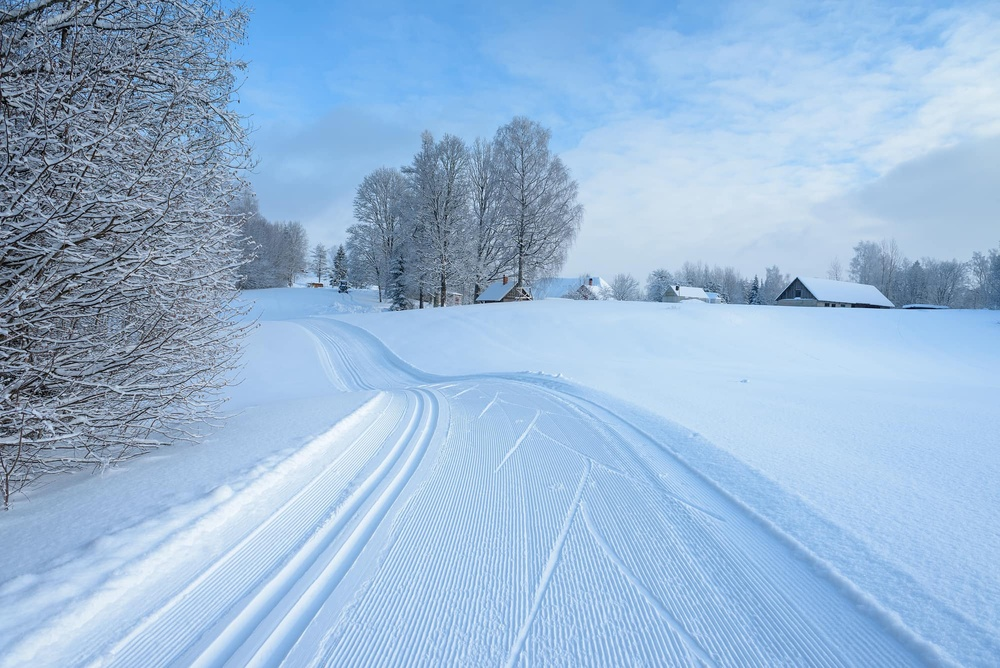
#> input picture Python/Assignment5/snow.jpeg, 1000 x 668 px, shrunk from 2000 x 1335 before the run, found by its file name
$ python otsu_snow.py
#> lines starting #> are read from the running program, lines starting #| are printed output that depends on the picture; after the words box and inside, x2 and y2 are one past the last pixel; in counts of white or black regions, pixels touching at a corner belong together; long printed decimals are rounded
import cv2
import numpy as np
import matplotlib.pyplot as plt


def otsu_thresholding(image):
    hist, bins = np.histogram(image.flatten(), 256, [0, 256])
    total_pixels = image.size

    current_max, threshold = 0, 0
    probability = hist / total_pixels
    mean_global = np.sum(np.arange(256) * probability)
    sum_all = np.dot(np.arange(256), hist)
    sumT = 0
    prob1 = 0

    between_class_variance_matrix = np.zeros(256)

    for i in range(256):
        prob1 += hist[i] / total_pixels
        if prob1 == 0:
            continue
        prob2 = 1 - prob1
        if prob2 == 0:
            break

        sumT += i * hist[i]

        meanA = sumT / (prob1 * total_pixels)
        meanB = (sum_all - sumT) / (prob2 * total_pixels)

        between_class_variance = prob1 * prob2 * (meanA - meanB) ** 2

        between_class_variance_matrix[i] = between_class_variance

        if between_class_variance > current_max:
            current_max = between_class_variance
            threshold = i

    global_variance = np.sum(((np.arange(256) - mean_global) ** 2) * probability)
    efficiency = current_max / global_variance
    print(f"Efficiency: {efficiency}")
    binary_image = (image > threshold).astype(np.uint8) * 255

    return threshold, binary_image, hist, current_max, between_class_variance_matrix, efficiency


def process_image(image_path):
#> called with image_path = './Assignment5/snow.jpeg'
    image = cv2.imread(image_path)
#> image is the input picture: shape (668, 1000, 3); mean B, G, R 214.5, 183.2, 152.4
    image_rgb = cv2.cvtColor(image, cv2.COLOR_BGR2RGB)
    color_planes = ['Red', 'Green', 'Blue']
    channels = cv2.split(image_rgb)

    fig, axs = plt.subplots(3, 6, figsize=(20, 10))

    for i, (channel, color) in enumerate(zip(channels, color_planes)):
        threshold, binary_image, hist, var_between, between_class_variance_matrix, efficiency = otsu_thresholding(
            channel)

        axs[i, 0].imshow(channel, cmap='gray')
        axs[i, 0].set_title(f'Original {color} Plane')
        axs[i, 0].axis('off')

        axs[i, 1].hist(channel.ravel(), bins=256, range=[
                       0, 256], color=color.lower())
        axs[i, 1].axvline(threshold, color=color.lower(), linestyle='dashed')
        axs[i, 1].set_title(f'Histogram of {color} Plane')

        axs[i, 2].imshow(binary_image, cmap='gray')
        axs[i, 2].set_title(f'Otsu Thresholded {color} Plane (T={threshold})')
        axs[i, 2].axis('off')

        axs[i, 3].hist(binary_image.ravel(), bins=256,
                       range=[0, 256], color=color.lower())
        axs[i, 3].set_title(f'Pixel Intensity Distribution of {color} Plane')

        axs[i, 4].plot(range(256), between_class_variance_matrix,
                       color=color.lower())
        axs[i, 4].set_title(f'Between-Class Variance ({color} Plane)')
        axs[i, 4].set_xlabel('Threshold')
        axs[i, 4].set_ylabel('Variance')
        axs[i, 4].axvline(threshold, color=color.lower(),
                          linestyle='dashed', label=f'k* = {threshold}')
        axs[i, 4].legend()

        axs[i, 5].axis('off')
        axs[i, 5].text(0.5, 0.5,
                    f'{color} Plane:\n'
                    f'k* = {threshold}\n'
                    f'σB² = {var_between:.6f}\n'
                    f'Efficiency = {efficiency:.6f}\n',
                    ha='center', va='center', fontsize=10, wrap=True)
#> this loop made 3 passes
#> (color, threshold, mean_global in otsu_thresholding, sum_all in otsu_thresholding, global_variance in otsu_thresholding, efficiency, var_between) on passes 1 to 3: ('Red', 145, 152.4, 101804226, 1409.4, 0.643, 905.9), ('Green', 156, 183.2, 122346316, 1524.2, 0.692, 1054.5), ('Blue', 184, 214.5, 143315222, 1835.7, 0.784, 1440)
#| Efficiency: 0.6427
#| Efficiency: 0.6918
#| Efficiency: 0.7844
#> pass 1, in otsu_thresholding, `binary_image = (image > threshold).astype(np.uint8) * 255`:
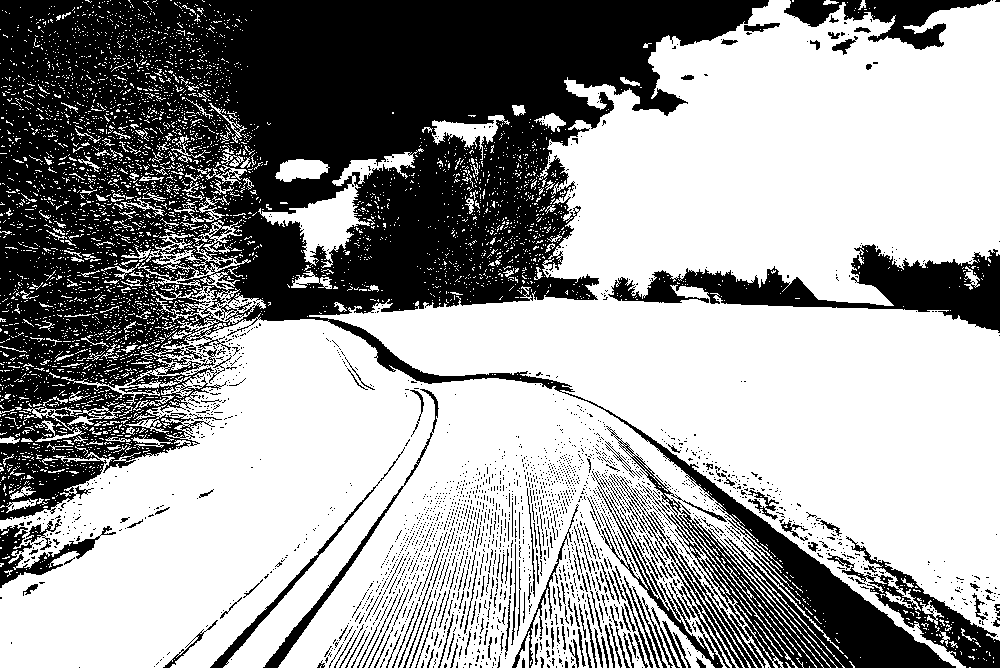
#> binary_image: shape (668, 1000); 61.2% white; 2296 black regions (2086 under 20 px), largest, box (x1, y1, x2, y2) and area: (0, 0, 956, 668) 210363, (608, 244, 1000, 333) 12126, (827, 536, 1000, 668) 4660
#> pass 2, in otsu_thresholding (call 2), `binary_image = (image > threshold).astype(np.uint8) * 255`:
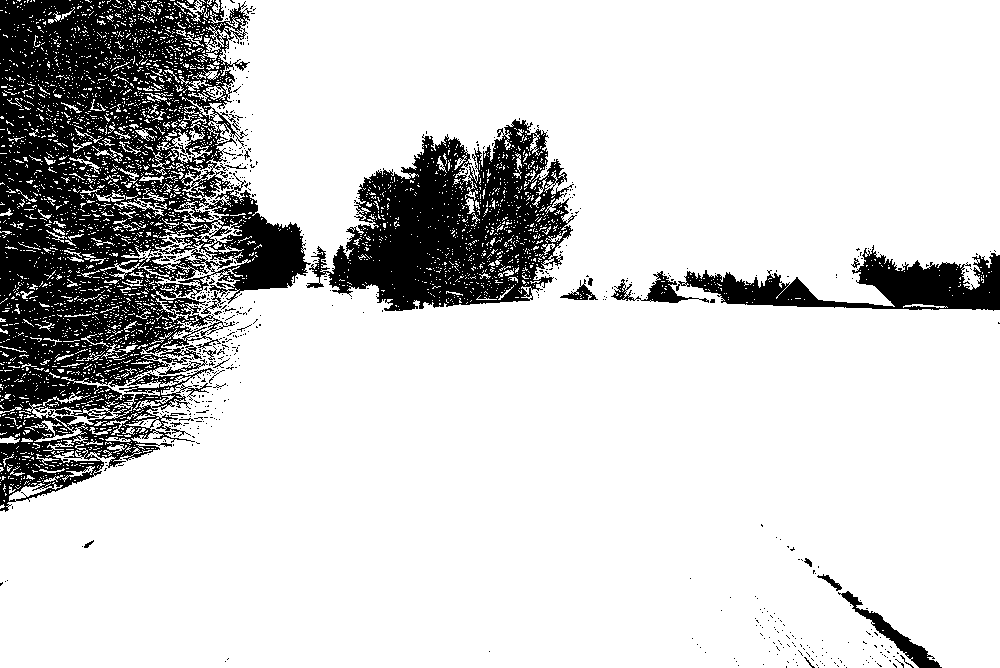
#> binary_image: shape (668, 1000); 81.7% white; 588 black regions (562 under 20 px), largest, box (x1, y1, x2, y2) and area: (0, 0, 311, 512) 81264, (306, 119, 577, 311) 27173, (676, 245, 1000, 311) 8710
#> pass 3, in otsu_thresholding (call 3), `binary_image = (image > threshold).astype(np.uint8) * 255`:
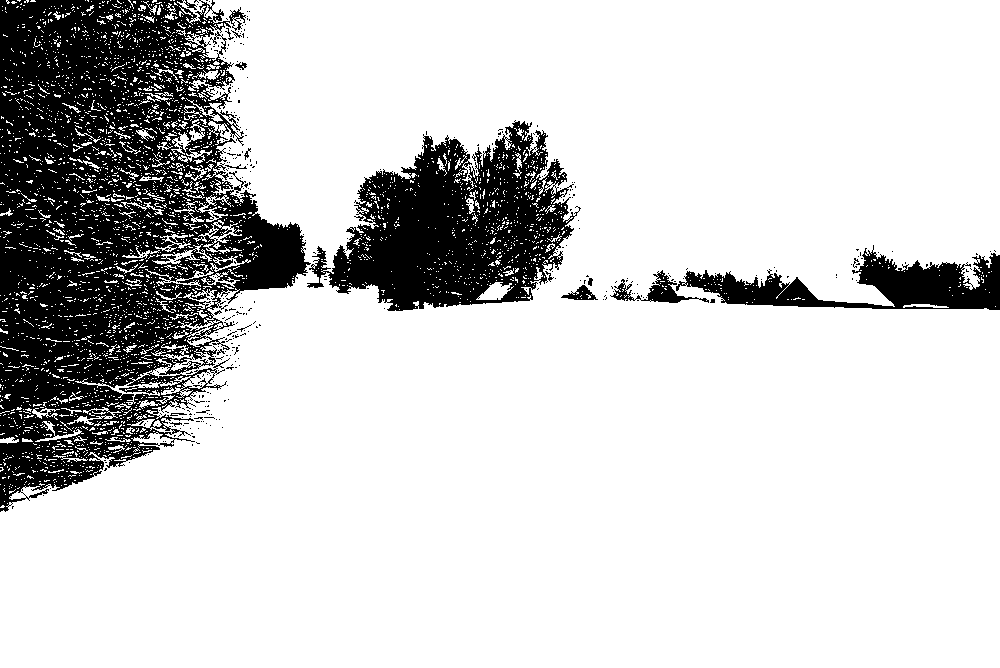
#> binary_image: shape (668, 1000); 81% white; 366 black regions (349 under 20 px), largest, box (x1, y1, x2, y2) and area: (0, 0, 311, 512) 87790, (307, 120, 581, 311) 27858, (676, 245, 1000, 310) 8685

    plt.tight_layout()
    plt.show()
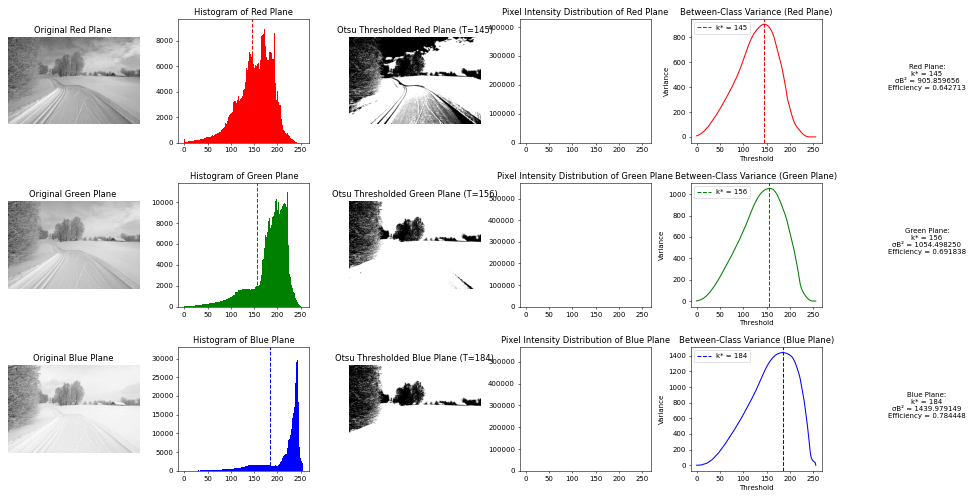
#> figure drawn by matplotlib, 15 panels; panel 2: tallest bar 9284 high, from x = 171 to 172; panel 4: tallest bar 408862 high, from x = 255 to 256; panel 5: curve peaks at x = 145, y = 905.9; panel 7: tallest bar 11279 high, from x = 220 to 221


process_image('./Assignment5/snow.jpeg')
